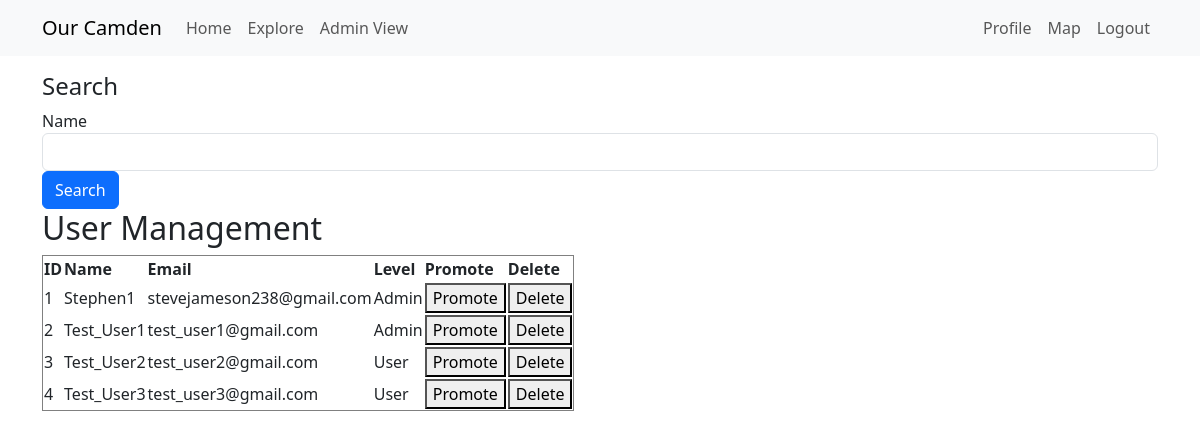
Page /admin-view (signed in) on the committed database.
### app/models.py (models this page shows, shortened)
class User(UserMixin, db.Model):
    __tablename__ = "User"
    __searchable__ = ['username', 'email',]
    id: so.Mapped[int] = so.mapped_column(primary_key=True) # so.Mapped gives a python data type to the attr, so.mapped_column creates the actual column
    access_level: so.Mapped[int] = so.mapped_column(
        default=0,  # Default to 0 (logged-in User)
        nullable=False
    )
    username: so.Mapped[str] = so.mapped_column(sa.String(64), index=True,
                                                unique=True)
    email: so.Mapped[str] = so.mapped_column(sa.String(120), index=True,
                                             unique=True)
    password_hash: so.Mapped[Optional[str]] = so.mapped_column(sa.String(256)) #attr can be defined as Optional
    about_me: so.Mapped[Optional[str]] = so.mapped_column(sa.String(140))
    last_seen: so.Mapped[Optional[datetime]] = so.mapped_column(
        default=lambda: datetime.now(timezone.utc))
    posts: so.WriteOnlyMapped['Post'] = so.relationship(
        back_populates='author',
        passive_deletes=True) #back_populates links Posts.author to User.posts
    following: so.WriteOnlyMapped['User'] = so.relationship(
        secondary=followers, primaryjoin=(followers.c.follower_id == id), # establish link between User and Follower tables, where the id matches (all the Users this current User follows)
        secondaryjoin=(followers.c.followed_id == id), #links followers back to Users. identifies all Users who are followed by the current User
        back_populates='followers',
        passive_deletes=True) #links User.following to Follower.followers (who the User is following)
    followers: so.WriteOnlyMapped['User'] = so.relationship(
        secondary=followers, primaryjoin=(followers.c.followed_id == id),
        secondaryjoin=(followers.c.follower_id == id),
        back_populates='following',
        passive_deletes=True) #same but for who the User is being followed by
    Markers: so.Mapped["Marker"] = so.relationship(
        "Marker",
        back_populates="creator",  # Links to the `Marker.creator` relationship
    )

### app/routes.py (the view)
@app.route('/admin-view') # show table of all users and handle search queries
@login_required
def admin_view():
    if current_user.is_authenticated and current_user.access_level == 1:
        try:
            query = request.args.get('query', '')
            if query:
                user_data = User.query.msearch(query, fields=['username', 'email']).all()
            else:
                user_data = User.query.all()
            marker_data = Marker.query.all()
            return render_template('admin_view.html', users=user_data, markers=marker_data)
        except Exception as e:
            print(f"Error: {str(e)}")
            return jsonify({'error': str(e)}), 500
    else:
        return redirect(url_for('index.html'))

### app/models.py (called while the page is built)
@login.user_loader
def load_User(id):
    return db.session.get(User, int(id))

### app/routes.py (called while the page is built)
@app.before_request
def before_request(): # if user is logged in, record the time they log in, update database
    if current_user.is_authenticated:
        current_user.last_seen = datetime.now(timezone.utc)
        db.session.commit()

### app/templates/admin_view.html (shortened to what this page needs)
{% extends "base.html" %}
{% block content %}
    <h4>Search</h4>
    <form class="form-inline" method="GET" action="{{ url_for('admin_view') }}">
        <div class="form-group">
            <label for="query">Name</label>
            <input type="text" class="form-control" name="query" id="query">
        </div>
        <button type="submit" class="btn btn-primary">Search</button>
    </form>
    <body>
    </head>
    <body>
        <h2>User Management</h2>
        <table border="1">
            <tr>
                <th>ID</th>
                <th>Name</th>
                <th>Email</th>
                <th>Level</th>
                <th>Promote</th>
                <th>Delete</th>
            </tr>
            {% for user in users %}
            <tr>
                <td>{{ user.id }}</td>
                <td contenteditable="true" onblur="editUser(event, {{ user.id }}, 'name')" data-original="{{ user.username }}">{{ user.username }}</td>
                <td contenteditable="true" onblur="editUser(event, {{ user.id }}, 'email')" data-original="{{ user.email }}">{{ user.email }}</td>
                <td>{% if user.access_level == 1 %}Admin{% else %}User{% endif %}</td>
                <td><button onclick="promoteUser({{ user.id }})">Promote</button></td>
                <td><button onclick="deleteUser({{ user.id }}, this.parentNode.parentNode)">Delete</button></td>
            </tr>
            {% endfor %}
        </table>
    </body>
{% endblock %}

### rows in the picture
User: id "1", username "Stephen1", email "stevejameson238@gmail.com", access_level "Admin"
User: id "2", username "Test_User1", email "test_user1@gmail.com", access_level "Admin"
User: id "3", username "Test_User2", email "test_user2@gmail.com", access_level "User"
User: id "4", username "Test_User3", email "test_user3@gmail.com", access_level "User"
